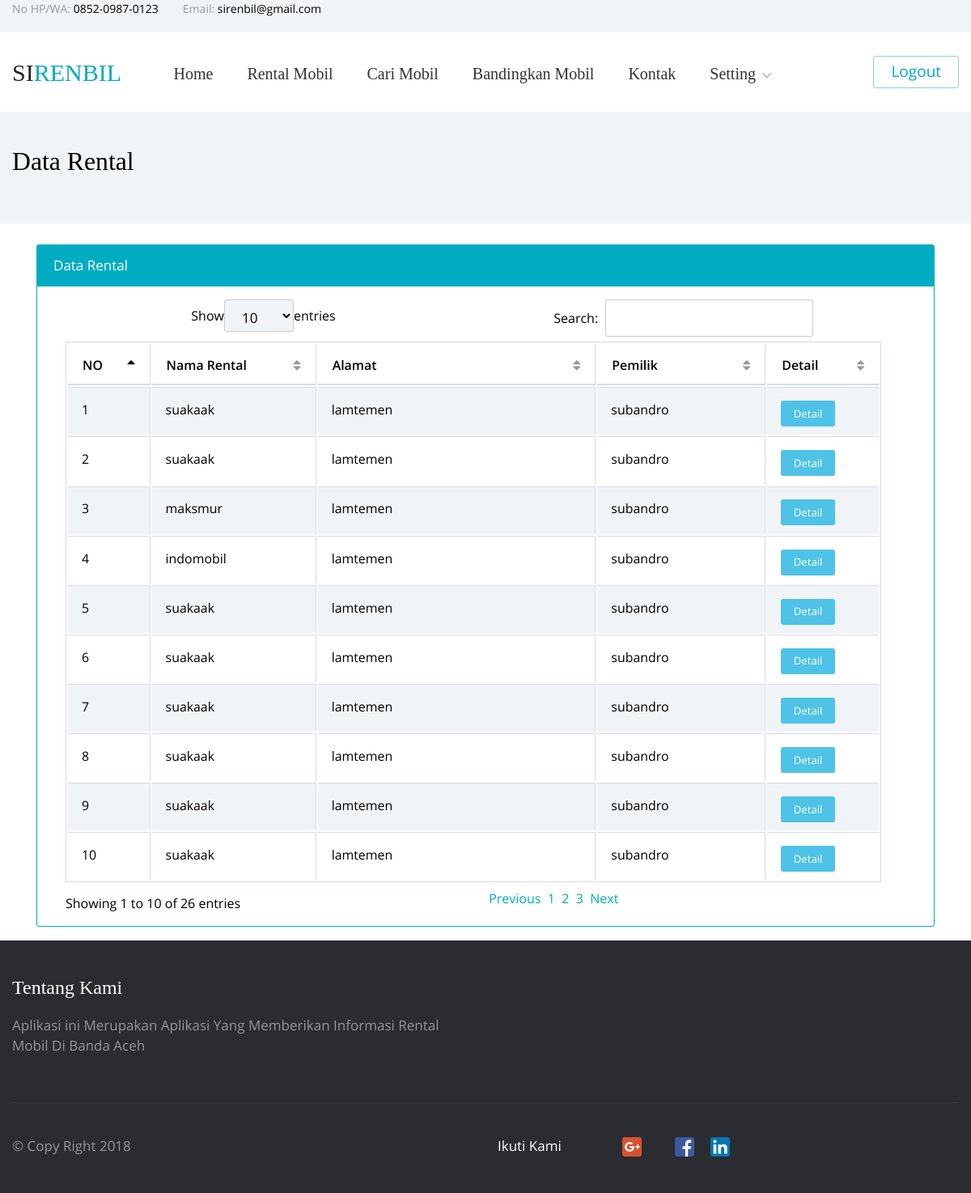
The app's page /a_data_rental.php (signed in) with its own data.
### tables this page shows
CREATE TABLE `rental` (
  `id_rental` int(100) NOT NULL,
  `nama_rental` varchar(100) NOT NULL,
  `alamat` varchar(255) NOT NULL,
  `nama_pemilik` varchar(50) NOT NULL,
  `no_hp_pemilik` varchar(15) NOT NULL,
  `no_hp_rental` varchar(15) NOT NULL,
  `status` int(2) NOT NULL,
  `id_admin` varchar(20) NOT NULL,
  `username` varchar(20) NOT NULL,
  `password` varchar(255) NOT NULL,
  `foto_rental` varchar(255) NOT NULL,
  `nik` varchar(30) NOT NULL,
  `tanggal_daftar` timestamp NOT NULL DEFAULT CURRENT_TIMESTAMP ON UPDATE CURRENT_TIMESTAMP
);

### a_data_rental.php (the view, shortened to what this page needs)
<!DOCTYPE html>
<html lang="en">
<head>
    <link rel="stylesheet" type="text/css" href="vendors/bootstrap/css/bootstrap.min.css">
    <link rel="stylesheet" type="text/css" href="vendors/tether/css/tether.min.css">
    <link rel="stylesheet" type="text/css" href="vendors/animate-css/animate.css">
    <link rel="stylesheet" type="text/css" href="fonts/circular/styles.css">
    <link rel="stylesheet" type="text/css" href="fonts/open-sans/styles.css">
    <link rel="stylesheet" type="text/css" href="fonts/iconfont/styles.css">
       <link href="data/vendor/datatables-plugins/dataTables.bootstrap.css" rel="stylesheet">
       <link href="data/vendor/datatables-responsive/dataTables.responsive.css" rel="stylesheet">
       <link href="data/dist/css/sb-admin-2.css" rel="stylesheet">
       <link href="data/vendor/metisMenu/metisMenu.min.css" rel="stylesheet">
      <link href="data/vendor/font-awesome/css/font-awesome.min.css" rel="stylesheet" type="text/css">
<link rel="stylesheet" type="text/css" href="vendors/select2/css/select2.min.css">
<link rel="stylesheet" type="text/css" href="css/vendors/select2/select2.min.css">
    <link rel="stylesheet" type="text/css" href="css/style.min.css">
</head>
<body class="">
<?php include"share/menu.php";?>
  <div class="choose-us-default">
    <div class="container">
        <h4>Data Rental</h4>
    </div>
</div>
<div class="container">
<br>
          <div class="col-lg-12">
              <div class="col-lg-12">
                  <div class="card card-outline-primary mb-3">
                      <div class="card-header bg-primary">
                          Data Rental
                      </div>
                      <div class="card-block">
                          <table width="100%" class="table table-striped table-bordered table-hover" id="dataTables-example">
                              <thead>
                                  <tr>
                                      <th>NO</th>
                                      <th>Nama Rental</th>
                                      <th>Alamat</th>
                                      <th>Pemilik</th>
                                      <th>Detail</th>
                                  </tr>
                              </thead>
                              <tbody>
                                <?php
                                include 'share/db.php';
                                $i=0;
                                $query = mysqli_query($con,"select * from rental where status='1' ");
                                while($data = mysqli_fetch_array($query)){
                                  $i++;
                                ?>
                                  <tr class="odd gradeX">
                                      <td class="center"><?php echo $i;?></td>
                                      <td><?php echo $data['nama_rental'];?></td>
                                      <td><?php echo $data['alamat'];?></td>
                                      <td><?php echo $data['nama_pemilik'];?></td>
                                      <td class="center"><a href="detail_rental.php?id=<?php echo $data['id_rental'];?>"><button type="button" class="btn btn-info btn-xs">Detail</button></td>
                                  </tr>
                                  <?php  }?>
                              </tbody>
                          </table>
                      </div>
                  </div>
              </div>
          </div>
          </div>
<?php include"share/footer.php";?>
</body>
</html>

### share/menu.php (shortened to what this page needs)
<div class="header-default">
    <div class="header-topbar">
        <div class="container">
            <div class="header-topbar__contact-info">
                <div class="header-topbar__contact-info-item">
                    <span class="title">No HP/WA:</span>
                    <span class="value">0852-0987-0123</span>
                </div>
                <div class="header-topbar__contact-info-item">
                    <span class="title">Email: </span>
                    <span class="value">sirenbil@gmail.com</span>
                </div>
            </div>
        </div>
    </div>
    <div id="header-menu" class="header-default__menu">
        <div class="container">
            <nav class="navbar navbar-toggleable-lg">
                <a class="navbar-brand" href="index.php">Si<span class="colored">Renbil</span></a>
                <div id="header-default-menu" class="collapse navbar-collapse">
                    <div class="header-default__menu-collapse">
                        <ul class="nav navbar-nav">
                            <li class="nav-item dropdown">
                                <a class="nav-link "  href="index.php" role="button" aria-haspopup="true" aria-expanded="false">Home</a>
                                <li class="nav-item dropdown">
                                    <a class="nav-link "  href="rental.php?cari=semua" role="button" aria-haspopup="true" aria-expanded="false">Rental Mobil</a>
                                </li>
                                <li class="nav-item dropdown">
                                    <a class="nav-link "  href="cari_mobil.php?cari=semua" role="button" aria-haspopup="true" aria-expanded="false">Cari Mobil</a>
                                <li class="nav-item dropdown">
                                    <a class="nav-link "  href="banding_mobil.php" role="button" aria-haspopup="true" aria-expanded="false">Bandingkan Mobil</a>
                                <li class="nav-item dropdown">
                                    <a class="nav-link "  href="kontak.php" role="button" aria-haspopup="true" aria-expanded="false">Kontak</a>
              <?php
              if((isset($_SESSION['login']))||(isset($_SESSION['rental']))){
              ?>
                            <li class="nav-item dropdown">
                                <a class="nav-link dropdown-toggle" data-toggle="dropdown" href="#" role="button" aria-haspopup="true" aria-expanded="false">Setting</a>
                            </li>
              <?php
            }
              ?>
                </ul>
                <?php
                if((isset($_SESSION['login']))||(isset($_SESSION['rental']))){
                ?>
                        <div class="header-default__menu-links">
                            <a href="proses/logout.php" class="btn btn-outline-primary">
                                <span class="text">Logout</span>
                            </a>
                        </div>
                <?php
                }
                ?>
                    </div>
                </div>
            </nav>
        </div>
    </div>
</div>

### share/footer.php (shortened to what this page needs)
<div class="footer-default">
    <div class="container">
        <div class="row">
            <div class="col-lg-6">
                <h6 class="footer-default__heading">Tentang Kami</h6>
                <p>
                    Aplikasi ini Merupakan Aplikasi Yang Memberikan Informasi Rental Mobil Di Banda Aceh
                </p>
            </div>
        </div>
        <hr>
        <div class="row">
            <div class="col-lg-6">
                <span class="footer-default__copyright">© Copy Right 2018</span>
            </div>
            <div class="col-lg-6">
                <div class="footer-default__follow-us">
                    <span class="footer-default__follow-us-text">Ikuti Kami</span>
                    <div class="footer-default__follow-us-items">
                        <a href="" class="footer-default__follow-us-item">
                            <img src="images/social/google-plus.png" alt="">
                        </a>
                        <a href="" class="footer-default__follow-us-item">
                        </a>
                        <a href="" class="footer-default__follow-us-item">
                            <img src="images/social/facebook.png" alt="">
                        </a>
                        <a href="" class="footer-default__follow-us-item">
                            <img src="images/social/linkedin.png" alt="">
                        </a>
                    </div>
                </div>
            </div>
        </div>
    </div>
</div>

### records on screen
rental: nama_rental "suakaak", alamat "lamtemen", nama_pemilik "subandro"
rental: nama_rental "suakaak", alamat "lamtemen", nama_pemilik "subandro"
rental: nama_rental "maksmur", alamat "lamtemen", nama_pemilik "subandro"
rental: nama_rental "indomobil", alamat "lamtemen", nama_pemilik "subandro"
rental: nama_rental "suakaak", alamat "lamtemen", nama_pemilik "subandro"
rental: nama_rental "suakaak", alamat "lamtemen", nama_pemilik "subandro"
rental: nama_rental "suakaak", alamat "lamtemen", nama_pemilik "subandro"
rental: nama_rental "suakaak", alamat "lamtemen", nama_pemilik "subandro"
rental: nama_rental "suakaak", alamat "lamtemen", nama_pemilik "subandro"
rental: nama_rental "suakaak", alamat "lamtemen", nama_pemilik "subandro"
